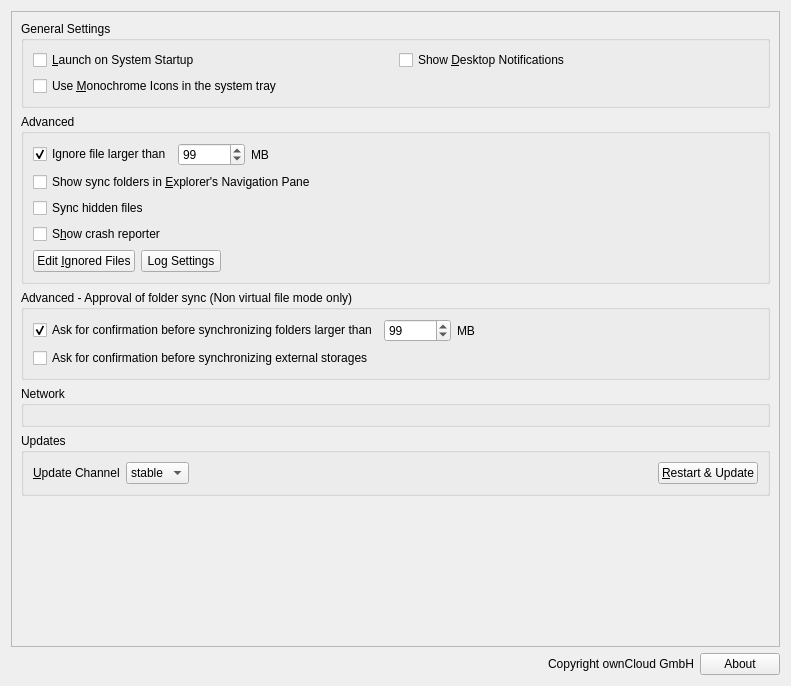
<?xml version="1.0" encoding="UTF-8"?>
<ui version="4.0">
 <class>OCC::GeneralSettings</class>
 <widget class="QWidget" name="OCC::GeneralSettings">
  <property name="geometry">
   <rect>
    <x>0</x>
    <y>0</y>
    <width>791</width>
    <height>686</height>
   </rect>
  </property>
  <property name="windowTitle">
   <string>Form</string>
  </property>
  <layout class="QVBoxLayout" name="verticalLayout_3">
   <item>
    <widget class="QScrollArea" name="scrollArea">
     <property name="widgetResizable">
      <bool>true</bool>
     </property>
     <widget class="QWidget" name="scrollAreaWidgetContents_2">
      <property name="geometry">
       <rect>
        <x>0</x>
        <y>0</y>
        <width>771</width>
        <height>637</height>
       </rect>
      </property>
      <layout class="QVBoxLayout" name="verticalLayout_5">
       <item>
        <widget class="QGroupBox" name="generalGroupBox">
         <property name="title">
          <string>General Settings</string>
         </property>
         <layout class="QGridLayout" name="gridLayout_2">
          <item row="1" column="0">
           <widget class="QCheckBox" name="monoIconsCheckBox">
            <property name="text">
             <string>Use &amp;Monochrome Icons in the system tray</string>
            </property>
           </widget>
          </item>
          <item row="0" column="1">
           <widget class="QCheckBox" name="desktopNotificationsCheckBox">
            <property name="text">
             <string>Show &amp;Desktop Notifications</string>
            </property>
           </widget>
          </item>
          <item row="0" column="0">
           <widget class="QCheckBox" name="autostartCheckBox">
            <property name="text">
             <string>&amp;Launch on System Startup</string>
            </property>
           </widget>
          </item>
         </layout>
        </widget>
       </item>
       <item>
        <widget class="QGroupBox" name="advancedGroupBox">
         <property name="title">
          <string>Advanced</string>
         </property>
         <layout class="QHBoxLayout" name="horizontalLayout_5">
          <item>
           <layout class="QVBoxLayout" name="verticalLayout_6">
            <item>
             <layout class="QHBoxLayout" name="horizontalLayout_6">
              <item>
               <widget class="QCheckBox" name="newFileLimitCheckBox">
                <property name="text">
                 <string>Ignore file larger than</string>
                </property>
                <property name="checked">
                 <bool>true</bool>
                </property>
               </widget>
              </item>
              <item>
               <widget class="QSpinBox" name="newFileLimitSpinBox">
                <property name="maximum">
                 <number>999999</number>
                </property>
                <property name="value">
                 <number>99</number>
                </property>
               </widget>
              </item>
              <item>
               <widget class="QLabel" name="label_2">
                <property name="text">
                 <string extracomment="Trailing part of &quot;Ask confirmation before syncing folder larger than&quot; ">MB</string>
                </property>
               </widget>
              </item>
              <item>
               <spacer name="horizontalSpacer_5">
                <property name="orientation">
                 <enum>Qt::Horizontal</enum>
                </property>
                <property name="sizeHint" stdset="0">
                 <size>
                  <width>40</width>
                  <height>20</height>
                 </size>
                </property>
               </spacer>
              </item>
             </layout>
            </item>
            <item>
             <widget class="QCheckBox" name="showInExplorerNavigationPaneCheckBox">
              <property name="text">
               <string>Show sync folders in &amp;Explorer's Navigation Pane</string>
              </property>
             </widget>
            </item>
            <item>
             <widget class="QCheckBox" name="syncHiddenFilesCheckBox">
              <property name="text">
               <string>Sync hidden files</string>
              </property>
             </widget>
            </item>
            <item>
             <widget class="QCheckBox" name="crashreporterCheckBox">
              <property name="sizePolicy">
               <sizepolicy hsizetype="MinimumExpanding" vsizetype="Fixed">
                <horstretch>0</horstretch>
                <verstretch>0</verstretch>
               </sizepolicy>
              </property>
              <property name="text">
               <string>S&amp;how crash reporter</string>
              </property>
             </widget>
            </item>
            <item>
             <layout class="QHBoxLayout" name="horizontalLayout_4">
              <item>
               <widget class="QPushButton" name="ignoredFilesButton">
                <property name="text">
                 <string>Edit &amp;Ignored Files</string>
                </property>
               </widget>
              </item>
              <item>
               <widget class="QPushButton" name="logSettingsButton">
                <property name="text">
                 <string>Log Settings</string>
                </property>
               </widget>
              </item>
              <item>
               <spacer name="spacer_3">
                <property name="orientation">
                 <enum>Qt::Horizontal</enum>
                </property>
                <property name="sizeHint" stdset="0">
                 <size>
                  <width>555</width>
                  <height>20</height>
                 </size>
                </property>
               </spacer>
              </item>
             </layout>
            </item>
           </layout>
          </item>
         </layout>
        </widget>
       </item>
       <item>
        <widget class="QGroupBox" name="groupBox_non_vfs">
         <property name="title">
          <string>Advanced - Approval of folder sync (Non virtual file mode only)</string>
         </property>
         <layout class="QVBoxLayout" name="verticalLayout">
          <item>
           <layout class="QHBoxLayout" name="horizontalLayout_3">
            <item>
             <widget class="QCheckBox" name="newFolderLimitCheckBox">
              <property name="text">
               <string>Ask for confirmation before synchronizing folders larger than</string>
              </property>
              <property name="checked">
               <bool>true</bool>
              </property>
             </widget>
            </item>
            <item>
             <widget class="QSpinBox" name="newFolderLimitSpinBox">
              <property name="maximum">
               <number>999999</number>
              </property>
              <property name="value">
               <number>99</number>
              </property>
             </widget>
            </item>
            <item>
             <widget class="QLabel" name="label">
              <property name="text">
               <string extracomment="Trailing part of &quot;Ask confirmation before syncing folder larger than&quot; ">MB</string>
              </property>
             </widget>
            </item>
            <item>
             <spacer name="horizontalSpacer_3">
              <property name="orientation">
               <enum>Qt::Horizontal</enum>
              </property>
              <property name="sizeHint" stdset="0">
               <size>
                <width>40</width>
                <height>20</height>
               </size>
              </property>
             </spacer>
            </item>
           </layout>
          </item>
          <item>
           <widget class="QCheckBox" name="newExternalStorage">
            <property name="text">
             <string>Ask for confirmation before synchronizing external storages</string>
            </property>
           </widget>
          </item>
         </layout>
        </widget>
       </item>
       <item>
        <widget class="QGroupBox" name="groupBox">
         <property name="title">
          <string>Network</string>
         </property>
         <layout class="QVBoxLayout" name="verticalLayout_4">
          <item>
           <widget class="NetworkSettings" name="widget" native="true"/>
          </item>
         </layout>
        </widget>
       </item>
       <item>
        <widget class="QGroupBox" name="updaterWidget">
         <property name="title">
          <string>Updates</string>
         </property>
         <layout class="QHBoxLayout" name="horizontalLayout">
          <item>
           <widget class="QLabel" name="updateChannelLabel">
            <property name="sizePolicy">
             <sizepolicy hsizetype="Maximum" vsizetype="Preferred">
              <horstretch>0</horstretch>
              <verstretch>0</verstretch>
             </sizepolicy>
            </property>
            <property name="text">
             <string>&amp;Update Channel</string>
            </property>
            <property name="buddy">
             <cstring>updateChannel</cstring>
            </property>
           </widget>
          </item>
          <item>
           <widget class="QComboBox" name="updateChannel">
            <property name="sizePolicy">
             <sizepolicy hsizetype="Maximum" vsizetype="Fixed">
              <horstretch>0</horstretch>
              <verstretch>0</verstretch>
             </sizepolicy>
            </property>
            <item>
             <property name="text">
              <string>stable</string>
             </property>
            </item>
            <item>
             <property name="text">
              <string>beta</string>
             </property>
            </item>
           </widget>
          </item>
          <item>
           <widget class="QLabel" name="updateStateLabel">
            <property name="text">
             <string/>
            </property>
            <property name="wordWrap">
             <bool>true</bool>
            </property>
            <property name="openExternalLinks">
             <bool>true</bool>
            </property>
           </widget>
          </item>
          <item>
           <widget class="QPushButton" name="restartButton">
            <property name="sizePolicy">
             <sizepolicy hsizetype="Maximum" vsizetype="Fixed">
              <horstretch>0</horstretch>
              <verstretch>0</verstretch>
             </sizepolicy>
            </property>
            <property name="text">
             <string>&amp;Restart &amp;&amp; Update</string>
            </property>
           </widget>
          </item>
         </layout>
        </widget>
       </item>
       <item>
        <spacer name="verticalSpacer">
         <property name="orientation">
          <enum>Qt::Vertical</enum>
         </property>
         <property name="sizeHint" stdset="0">
          <size>
           <width>20</width>
           <height>40</height>
          </size>
         </property>
        </spacer>
       </item>
      </layout>
     </widget>
    </widget>
   </item>
   <item>
    <widget class="QWidget" name="versionInfoWidget" native="true">
     <layout class="QHBoxLayout" name="horizontalLayout_2">
      <property name="leftMargin">
       <number>0</number>
      </property>
      <property name="topMargin">
       <number>0</number>
      </property>
      <property name="rightMargin">
       <number>0</number>
      </property>
      <property name="bottomMargin">
       <number>0</number>
      </property>
      <item>
       <spacer name="spacer">
        <property name="orientation">
         <enum>Qt::Horizontal</enum>
        </property>
        <property name="sizeHint" stdset="0">
         <size>
          <width>40</width>
          <height>20</height>
         </size>
        </property>
       </spacer>
      </item>
      <item>
       <widget class="QLabel" name="copyrightLabel">
        <property name="cursor">
         <cursorShape>ArrowCursor</cursorShape>
        </property>
        <property name="text">
         <string notr="true">Copyright ownCloud GmbH</string>
        </property>
        <property name="textInteractionFlags">
         <set>Qt::LinksAccessibleByMouse|Qt::TextSelectableByMouse</set>
        </property>
       </widget>
      </item>
      <item>
       <widget class="QPushButton" name="about_pushButton">
        <property name="text">
         <string>About</string>
        </property>
       </widget>
      </item>
     </layout>
    </widget>
   </item>
  </layout>
 </widget>
 <customwidgets>
  <customwidget>
   <class>NetworkSettings</class>
   <extends>QWidget</extends>
   <header>networksettings.h</header>
   <container>1</container>
  </customwidget>
 </customwidgets>
 <tabstops>
  <tabstop>autostartCheckBox</tabstop>
  <tabstop>desktopNotificationsCheckBox</tabstop>
  <tabstop>monoIconsCheckBox</tabstop>
  <tabstop>showInExplorerNavigationPaneCheckBox</tabstop>
  <tabstop>syncHiddenFilesCheckBox</tabstop>
  <tabstop>crashreporterCheckBox</tabstop>
  <tabstop>ignoredFilesButton</tabstop>
  <tabstop>logSettingsButton</tabstop>
  <tabstop>newFileLimitCheckBox</tabstop>
  <tabstop>newFileLimitSpinBox</tabstop>
  <tabstop>newFolderLimitCheckBox</tabstop>
  <tabstop>newFolderLimitSpinBox</tabstop>
  <tabstop>newExternalStorage</tabstop>
  <tabstop>updateChannel</tabstop>
  <tabstop>restartButton</tabstop>
  <tabstop>scrollArea</tabstop>
 </tabstops>
 <resources/>
 <connections>
  <connection>
   <sender>newFolderLimitCheckBox</sender>
   <signal>toggled(bool)</signal>
   <receiver>newFolderLimitSpinBox</receiver>
   <slot>setEnabled(bool)</slot>
   <hints>
    <hint type="sourcelabel">
     <x>245</x>
     <y>139</y>
    </hint>
    <hint type="destinationlabel">
     <x>412</x>
     <y>141</y>
    </hint>
   </hints>
  </connection>
  <connection>
   <sender>newFileLimitCheckBox</sender>
   <signal>toggled(bool)</signal>
   <receiver>newFolderLimitSpinBox</receiver>
   <slot>setEnabled(bool)</slot>
   <hints>
    <hint type="sourcelabel">
     <x>94</x>
     <y>132</y>
    </hint>
    <hint type="destinationlabel">
     <x>380</x>
     <y>294</y>
    </hint>
   </hints>
  </connection>
 </connections>
</ui>
